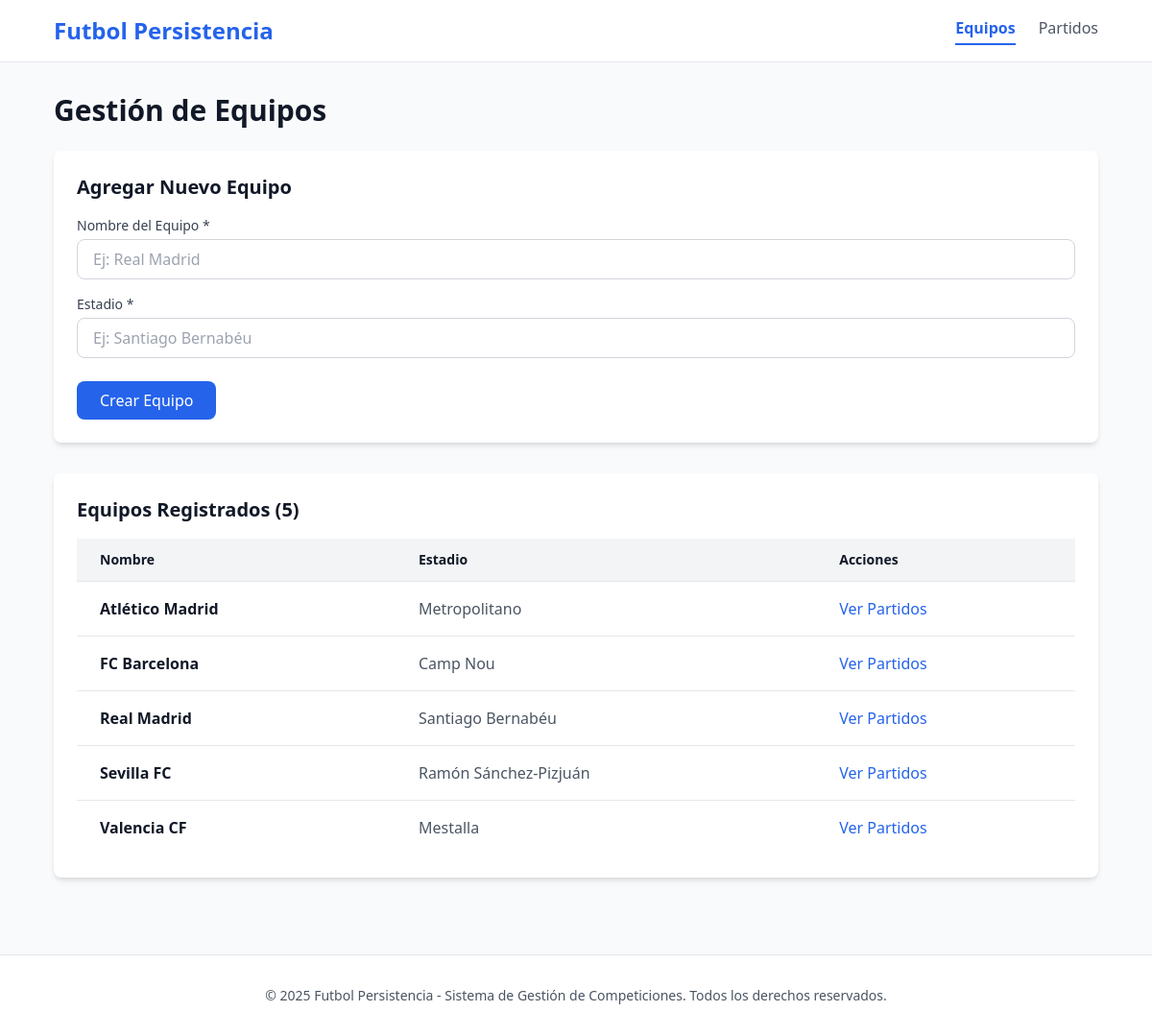
/app/equipos.php, run on the app's committed database.
### tables this page shows
CREATE TABLE IF NOT EXISTS equipos (
    id INT AUTO_INCREMENT PRIMARY KEY,
    nombre VARCHAR(100) NOT NULL UNIQUE,
    estadio VARCHAR(150) NOT NULL,
    fecha_creacion TIMESTAMP DEFAULT CURRENT_TIMESTAMP,
    INDEX idx_nombre (nombre)
);

### persistence/conf/database.php (called while the page is built, shortened)
<?php
class Database {
    private static ?self $instance = null;
    private \mysqli $connection;
    public static function getInstance(): self {
        if (self::$instance === null) {
            self::$instance = new self();
        }
        return self::$instance;
    }
    private function connect(): void {
        $this->connection = new \mysqli(
            self::DB_HOST,
            self::DB_USER,
            self::DB_PASSWORD,
            self::DB_NAME
        );
        $this->connection->set_charset('utf8mb4');
    }
    public function executeQuery(string $query, array $params = [], string $types = ''): \mysqli_result|bool {
        $stmt = $this->connection->prepare($query);
        if (!$stmt->execute()) {
            throw new \Exception('Error en ejecución: ' . $stmt->error);
        }
        return $stmt->get_result();
    }
    public function fetchAll(string $query, array $params = [], string $types = ''): array {
        $result = $this->executeQuery($query, $params, $types);
        $rows = [];
        if ($result) {
            while ($row = $result->fetch_assoc()) {
                $rows[] = $row;
            }
        }
        return $rows;
    }
}
?>

### persistence/DAO/EquipoDAO.php (called while the page is built, shortened)
<?php
require_once __DIR__ . '/../conf/database.php';
require_once __DIR__ . '/../../model/Equipo.php';
class EquipoDAO
{
    private Database $db;
    public function __construct()
    {
        $this->db = Database::getInstance();
    }
    public function obtenerTodos(): array
    {
        $query = 'SELECT id, nombre, estadio, fecha_creacion FROM equipos ORDER BY nombre ASC';
        $datos = $this->db->fetchAll($query);
        $equipos = [];
        foreach ($datos as $fila) {
            $equipos[] = $this->mapearFila($fila);
        }
        return $equipos;
    }
    private function mapearFila(array $fila): Equipo
    {
        $equipo = new Equipo(
            $fila['nombre'],
            $fila['estadio'],
            (int)$fila['id'],
            $fila['fecha_creacion']
        );
        return $equipo;
    }
}

### model/Equipo.php (called while the page is built, shortened)
<?php
class Equipo {
    private int $id;
    private string $nombre;
    private string $estadio;
    public function __construct(
        string $nombre,
        string $estadio,
        int $id = 0,
        string $fechaCreacion = ''
    ) {
        $this->id = $id;
        $this->nombre = $nombre;
        $this->estadio = $estadio;
    }
    public function getId(): int {
        return $this->id;
    }
    public function getNombre(): string {
        return $this->nombre;
    }
    public function getEstadio(): string {
        return $this->estadio;
    }
}
?>

### app/equipos.php (the view, shortened to what this page needs)
<?php
require_once __DIR__ . '/../persistence/conf/database.php';
require_once __DIR__ . '/../persistence/DAO/EquipoDAO.php';
require_once __DIR__ . '/../model/Equipo.php';
$equipoDAO = new EquipoDAO();
$equipos = $equipoDAO->obtenerTodos();
?>
<?php include '../templates/layout_header.php'; ?>
<h2 class="text-3xl font-bold text-gray-900 mb-6">Gestión de Equipos</h2>
<div class="bg-white rounded-lg shadow-md p-6 mb-8">
    <h3 class="text-xl font-semibold text-gray-900 mb-4">Agregar Nuevo Equipo</h3>
    <form method="POST" action="">
        <div class="mb-4">
            <label for="nombre" class="block text-sm font-medium text-gray-700 mb-1">Nombre del Equipo *</label>
            <input type="text" id="nombre" name="nombre" required maxlength="100"
                placeholder="Ej: Real Madrid"
                value="<?php echo isset($_POST['nombre']) ? htmlspecialchars($_POST['nombre']) : ''; ?>"
                class="w-full px-4 py-2 border border-gray-300 rounded-lg focus:ring-2 focus:ring-blue-500 focus:border-transparent outline-none transition">
        </div>
        <div class="mb-6">
            <label for="estadio" class="block text-sm font-medium text-gray-700 mb-1">Estadio *</label>
            <input type="text" id="estadio" name="estadio" required maxlength="150"
                placeholder="Ej: Santiago Bernabéu"
                value="<?php echo isset($_POST['estadio']) ? htmlspecialchars($_POST['estadio']) : ''; ?>"
                class="w-full px-4 py-2 border border-gray-300 rounded-lg focus:ring-2 focus:ring-blue-500 focus:border-transparent outline-none transition">
        </div>
        <button type="submit" class="bg-blue-600 text-white px-6 py-2 rounded-lg font-medium hover:bg-blue-700 transition">Crear Equipo</button>
    </form>
</div>
<div class="bg-white rounded-lg shadow-md p-6">
    <h3 class="text-xl font-semibold text-gray-900 mb-4">Equipos Registrados (<?php echo count($equipos); ?>)</h3>
    <?php if (empty($equipos)): ?>
        <p class="text-gray-500 py-8 text-center">No hay equipos registrados aún.</p>
    <?php else: ?>
        <div class="overflow-x-auto">
            <table class="w-full">
                <thead class="bg-gray-100 border-b border-gray-200">
                    <tr>
                        <th class="px-6 py-3 text-left text-sm font-semibold text-gray-900">Nombre</th>
                        <th class="px-6 py-3 text-left text-sm font-semibold text-gray-900">Estadio</th>
                        <th class="px-6 py-3 text-left text-sm font-semibold text-gray-900">Acciones</th>
                    </tr>
                </thead>
                <tbody class="divide-y divide-gray-200">
                    <?php foreach ($equipos as $equipo): ?>
                        <tr class="hover:bg-gray-50 transition">
                            <td class="px-6 py-4"><strong class="text-gray-900"><?php echo htmlspecialchars($equipo->getNombre()); ?></strong></td>
                            <td class="px-6 py-4 text-gray-600"><?php echo htmlspecialchars($equipo->getEstadio()); ?></td>
                            <td class="px-6 py-4">
                                <a href="partidosEquipo.php?equipo_id=<?php echo $equipo->getId(); ?>" class="text-blue-600 hover:text-blue-800 font-medium transition">
                                    Ver Partidos
                                </a>
                            </td>
                        </tr>
                    <?php endforeach; ?>
                </tbody>
            </table>
        </div>
    <?php endif; ?>
</div>
<?php include '../templates/layout_footer.php'; ?>

### templates/layout_header.php (shortened to what this page needs)
<!DOCTYPE html>
<html lang="es">
<head>
    <link rel="stylesheet" href="/FutbolPersistencia/assets/css/output.css">
</head>
<body class="bg-gray-50 text-gray-800">
    <header class="bg-white border-b border-gray-200 shadow-sm">
        <div class="max-w-6xl mx-auto px-4 sm:px-6 lg:px-8 py-4">
            <div class="flex justify-between items-center">
                <h1 class="text-2xl font-bold text-blue-600">Futbol Persistencia</h1>
                <nav class="flex gap-6">
                    <a href="/FutbolPersistencia/app/equipos.php" class="<?php echo basename($_SERVER['PHP_SELF']) === 'equipos.php' ? 'text-blue-600 font-semibold border-b-2 border-blue-600 pb-1' : 'text-gray-600 hover:text-blue-600 transition'; ?>">Equipos</a>
                    <a href="/FutbolPersistencia/app/partidos.php" class="<?php echo basename($_SERVER['PHP_SELF']) === 'partidos.php' ? 'text-blue-600 font-semibold border-b-2 border-blue-600 pb-1' : 'text-gray-600 hover:text-blue-600 transition'; ?>">Partidos</a>
                </nav>
            </div>
        </div>
    </header>
    <main class="bg-gray-50 py-8">
        <div class="max-w-6xl mx-auto px-4 sm:px-6 lg:px-8">

### templates/layout_footer.php
        </div>
    </main>
    <footer class="bg-white border-t border-gray-200 mt-12">
        <div class="max-w-6xl mx-auto px-4 sm:px-6 lg:px-8 py-8 text-center">
            <p class="text-gray-600 text-sm">&copy; 2025 Futbol Persistencia - Sistema de Gestión de Competiciones. Todos los derechos reservados.</p>
        </div>
    </footer>
</body>
</html>

### data on the page
equipos: nombre "Atlético Madrid", estadio "Metropolitano"
equipos: nombre "FC Barcelona", estadio "Camp Nou"
equipos: nombre "Real Madrid", estadio "Santiago Bernabéu"
equipos: nombre "Sevilla FC", estadio "Ramón Sánchez-Pizjuán"
equipos: nombre "Valencia CF", estadio "Mestalla"

### other printed values
count($equipos) "5"
